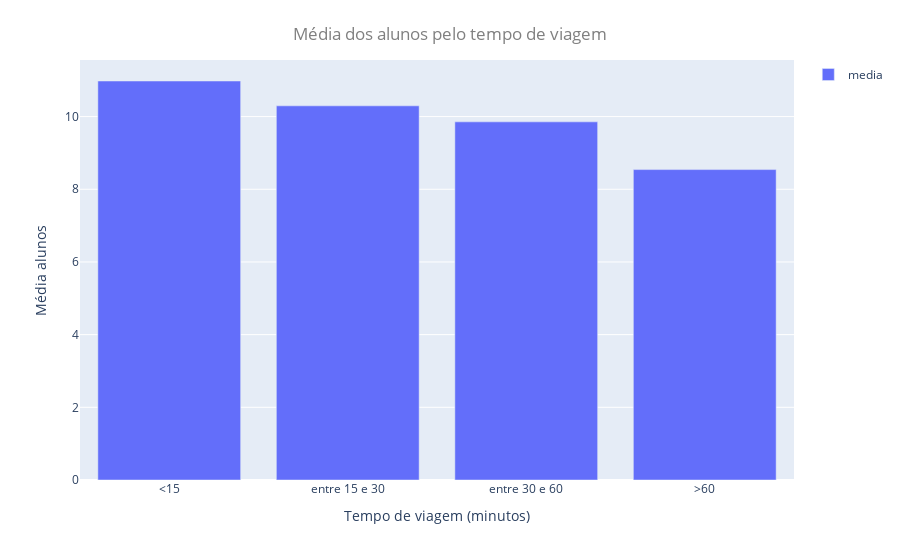

The cell this chart's notebook holds for it:
### Markdown cell above
# PARAMOS AQUI DIA 29/07

### Code cell
df_tempo = df_edu.groupby(by='traveltime').mean()['media']
df_tempo.index = ['<15','entre 15 e 30','entre 30 e 60','>60']
fig = px.bar(df_tempo)
fig.update_layout(
    xaxis_title='Tempo de viagem (minutos)',
    yaxis_title="Média alunos",
    legend_title="",
    title={
        'text': 'Média dos alunos pelo tempo de viagem',
        'y':0.95,
        'x':0.5,
        'font_color': 'grey'
    })

### Figure 1 — Plotly figure (JSON) as saved in the notebook; plotly's stock layout.template omitted (floating-point values rounded to 4 significant figures)
{"data": [{"alignmentgroup": "True", "hovertemplate": "variable=media<br>index=%{x}<br>value=%{y}<extra></extra>", "legendgroup": "media", "marker": {"color": "#636efa", "pattern": {"shape": ""}}, "name": "media", "offsetgroup": "media", "orientation": "v", "showlegend": true, "textposition": "auto", "type": "bar", "x": ["<15", "entre 15 e 30", "entre 30 e 60", ">60"], "xaxis": "x", "y": [10.98, 10.3, 9.855, 8.542], "yaxis": "y"}], "layout": {"barmode": "relative", "legend": {"title": {"text": ""}, "tracegroupgap": 0}, "margin": {"t": 60}, "title": {"font": {"color": "grey"}, "text": "Média dos alunos pelo tempo de viagem", "x": 0.5, "y": 0.95}, "xaxis": {"anchor": "y", "domain": [0, 1], "title": {"text": "Tempo de viagem (minutos)"}}, "yaxis": {"anchor": "x", "domain": [0, 1], "title": {"text": "Média alunos"}}}}
